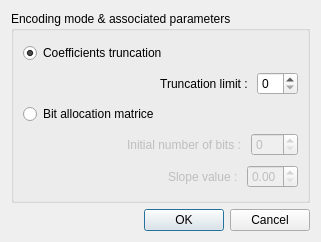
<?xml version="1.0" encoding="UTF-8"?>
<ui version="4.0">
 <class>DCTDialog</class>
 <widget class="QDialog" name="DCTDialog">
  <property name="geometry">
   <rect>
    <x>0</x>
    <y>0</y>
    <width>321</width>
    <height>242</height>
   </rect>
  </property>
  <property name="windowTitle">
   <string>DCT encoding</string>
  </property>
  <layout class="QVBoxLayout" name="verticalLayout_2">
   <item>
    <widget class="QGroupBox" name="groupBox">
     <property name="title">
      <string>Encoding mode &amp;&amp; associated parameters</string>
     </property>
     <layout class="QVBoxLayout" name="verticalLayout">
      <item>
       <widget class="QRadioButton" name="truncButton">
        <property name="text">
         <string>Coefficients truncation</string>
        </property>
        <property name="checked">
         <bool>true</bool>
        </property>
       </widget>
      </item>
      <item>
       <layout class="QHBoxLayout" name="horizontalLayout">
        <item>
         <spacer name="horizontalSpacer_3">
          <property name="orientation">
           <enum>Qt::Horizontal</enum>
          </property>
          <property name="sizeHint" stdset="0">
           <size>
            <width>40</width>
            <height>20</height>
           </size>
          </property>
         </spacer>
        </item>
        <item>
         <widget class="QLabel" name="truncLimitLabel">
          <property name="enabled">
           <bool>true</bool>
          </property>
          <property name="sizePolicy">
           <sizepolicy hsizetype="Preferred" vsizetype="Preferred">
            <horstretch>0</horstretch>
            <verstretch>0</verstretch>
           </sizepolicy>
          </property>
          <property name="text">
           <string>Truncation limit : </string>
          </property>
          <property name="alignment">
           <set>Qt::AlignRight|Qt::AlignTrailing|Qt::AlignVCenter</set>
          </property>
         </widget>
        </item>
        <item>
         <widget class="QSpinBox" name="truncLimitBox">
          <property name="maximum">
           <number>16</number>
          </property>
         </widget>
        </item>
       </layout>
      </item>
      <item>
       <widget class="QRadioButton" name="bitButton">
        <property name="text">
         <string>Bit allocation matrice</string>
        </property>
       </widget>
      </item>
      <item>
       <layout class="QHBoxLayout" name="horizontalLayout_2">
        <item>
         <spacer name="horizontalSpacer">
          <property name="orientation">
           <enum>Qt::Horizontal</enum>
          </property>
          <property name="sizeHint" stdset="0">
           <size>
            <width>40</width>
            <height>20</height>
           </size>
          </property>
         </spacer>
        </item>
        <item>
         <widget class="QLabel" name="initBitLabel">
          <property name="enabled">
           <bool>false</bool>
          </property>
          <property name="text">
           <string>Initial number of bits : </string>
          </property>
         </widget>
        </item>
        <item>
         <widget class="QSpinBox" name="initBitBox">
          <property name="enabled">
           <bool>false</bool>
          </property>
          <property name="maximum">
           <number>128</number>
          </property>
         </widget>
        </item>
       </layout>
      </item>
      <item>
       <layout class="QHBoxLayout" name="horizontalLayout_3">
        <item>
         <spacer name="horizontalSpacer_2">
          <property name="orientation">
           <enum>Qt::Horizontal</enum>
          </property>
          <property name="sizeHint" stdset="0">
           <size>
            <width>40</width>
            <height>20</height>
           </size>
          </property>
         </spacer>
        </item>
        <item>
         <widget class="QLabel" name="slopeLabel">
          <property name="enabled">
           <bool>false</bool>
          </property>
          <property name="text">
           <string>Slope value : </string>
          </property>
         </widget>
        </item>
        <item>
         <widget class="QDoubleSpinBox" name="slopeBox">
          <property name="enabled">
           <bool>false</bool>
          </property>
          <property name="maximum">
           <double>8.000000000000000</double>
          </property>
          <property name="singleStep">
           <double>0.100000000000000</double>
          </property>
         </widget>
        </item>
       </layout>
      </item>
     </layout>
    </widget>
   </item>
   <item>
    <widget class="QDialogButtonBox" name="buttonBox">
     <property name="orientation">
      <enum>Qt::Horizontal</enum>
     </property>
     <property name="standardButtons">
      <set>QDialogButtonBox::Cancel|QDialogButtonBox::Ok</set>
     </property>
    </widget>
   </item>
  </layout>
 </widget>
 <resources/>
 <connections>
  <connection>
   <sender>buttonBox</sender>
   <signal>accepted()</signal>
   <receiver>DCTDialog</receiver>
   <slot>accept()</slot>
   <hints>
    <hint type="sourcelabel">
     <x>248</x>
     <y>254</y>
    </hint>
    <hint type="destinationlabel">
     <x>157</x>
     <y>274</y>
    </hint>
   </hints>
  </connection>
  <connection>
   <sender>buttonBox</sender>
   <signal>rejected()</signal>
   <receiver>DCTDialog</receiver>
   <slot>reject()</slot>
   <hints>
    <hint type="sourcelabel">
     <x>316</x>
     <y>260</y>
    </hint>
    <hint type="destinationlabel">
     <x>286</x>
     <y>274</y>
    </hint>
   </hints>
  </connection>
  <connection>
   <sender>truncButton</sender>
   <signal>toggled(bool)</signal>
   <receiver>truncLimitLabel</receiver>
   <slot>setEnabled(bool)</slot>
   <hints>
    <hint type="sourcelabel">
     <x>156</x>
     <y>44</y>
    </hint>
    <hint type="destinationlabel">
     <x>156</x>
     <y>76</y>
    </hint>
   </hints>
  </connection>
  <connection>
   <sender>bitButton</sender>
   <signal>toggled(bool)</signal>
   <receiver>initBitLabel</receiver>
   <slot>setEnabled(bool)</slot>
   <hints>
    <hint type="sourcelabel">
     <x>156</x>
     <y>107</y>
    </hint>
    <hint type="destinationlabel">
     <x>146</x>
     <y>139</y>
    </hint>
   </hints>
  </connection>
  <connection>
   <sender>bitButton</sender>
   <signal>toggled(bool)</signal>
   <receiver>initBitBox</receiver>
   <slot>setEnabled(bool)</slot>
   <hints>
    <hint type="sourcelabel">
     <x>156</x>
     <y>107</y>
    </hint>
    <hint type="destinationlabel">
     <x>256</x>
     <y>139</y>
    </hint>
   </hints>
  </connection>
  <connection>
   <sender>bitButton</sender>
   <signal>toggled(bool)</signal>
   <receiver>slopeLabel</receiver>
   <slot>setEnabled(bool)</slot>
   <hints>
    <hint type="sourcelabel">
     <x>156</x>
     <y>107</y>
    </hint>
    <hint type="destinationlabel">
     <x>177</x>
     <y>174</y>
    </hint>
   </hints>
  </connection>
  <connection>
   <sender>truncButton</sender>
   <signal>toggled(bool)</signal>
   <receiver>truncLimitBox</receiver>
   <slot>setEnabled(bool)</slot>
   <hints>
    <hint type="sourcelabel">
     <x>156</x>
     <y>44</y>
    </hint>
    <hint type="destinationlabel">
     <x>256</x>
     <y>76</y>
    </hint>
   </hints>
  </connection>
  <connection>
   <sender>bitButton</sender>
   <signal>toggled(bool)</signal>
   <receiver>slopeBox</receiver>
   <slot>setEnabled(bool)</slot>
   <hints>
    <hint type="sourcelabel">
     <x>156</x>
     <y>107</y>
    </hint>
    <hint type="destinationlabel">
     <x>253</x>
     <y>174</y>
    </hint>
   </hints>
  </connection>
 </connections>
</ui>
